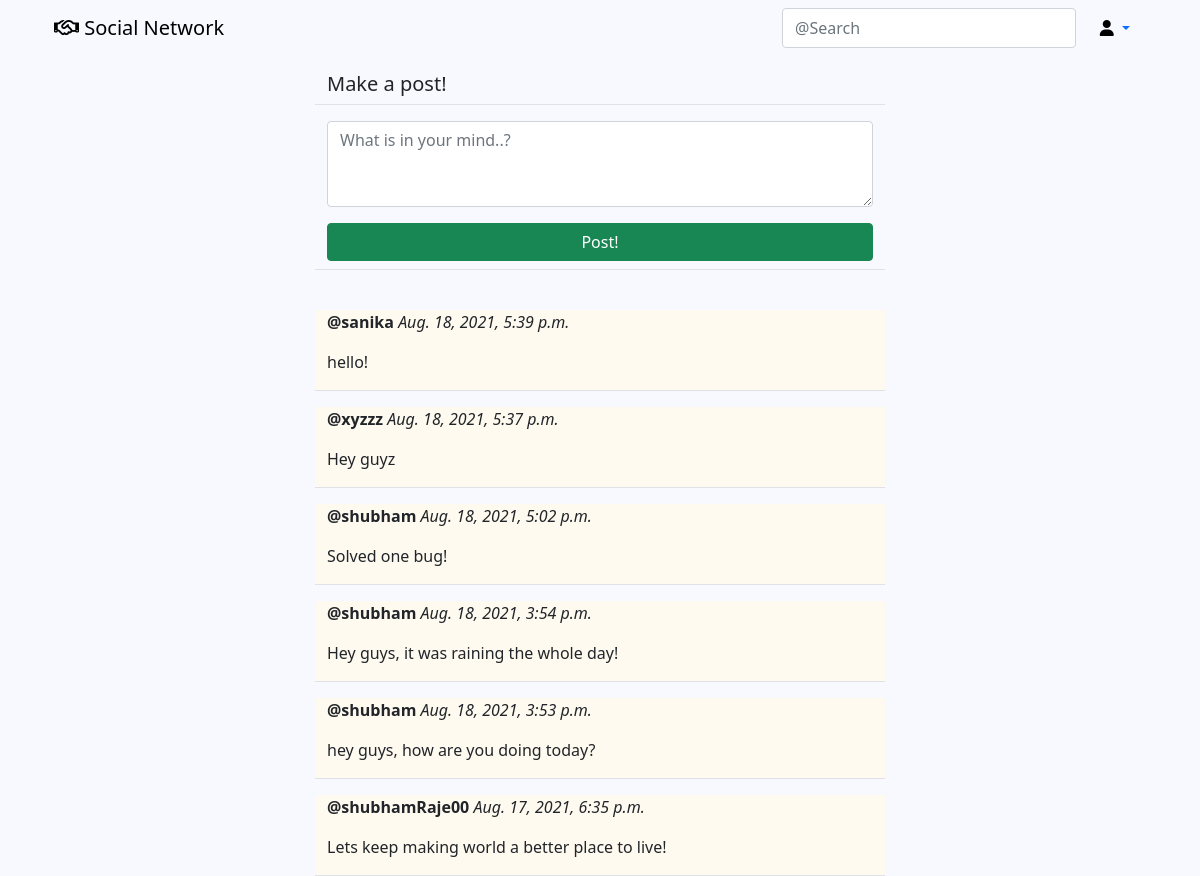
/social/ (signed in), run on the app's committed database.
### social/models.py (models this page shows, shortened)
class Post(models.Model):
	body = models.TextField()
	created_on = models.DateTimeField(default=timezone.now)
	author = models.ForeignKey(User, on_delete=models.CASCADE)

### social/views.py (the view, shortened to what this page needs)
# urls.py: path('', PostListView.as_view(), name="post-list"),
class PostListView(LoginRequiredMixin, View):
	def get(self, request, *args, **kwargs):
		posts = Post.objects.all().order_by('-created_on')
		form = PostForm
		context = {
			'post_list': posts,
			'form':form,
		}
		return render(request, 'social/post_list.html', context)

### social/templates/social/post_list.html (shortened to what this page needs)
{% extends 'landing/base.html' %}
{% load crispy_forms_tags %}
{% block content %}
	<div class="container">
			<div class="row justify-content-center mt-3">
				<div class="col col-md-6 border-bottom">
					<h5>Make a post!</h5>
				</div>
			</div>
			<div class="row justify-content-center mt-3">
				<div class="col col-md-6 border-bottom mb-4">
					<form class="mb-2" method="post">
						{{ form | crispy }}
						<div class="d-grid">
							<button class="btn btn-success mt-3">Post!</button>
						</div>
					</form>
				</div>
			</div>
		{% for post in post_list %}
			<div class="row justify-content-center mt-3" >
				<div class="col col-md-6 border-bottom position-relative" style="background-color: floralwhite;">
					<p><strong>@{{ post.author }}</strong> <i>{{ post.created_on }}</i></p>
					<p>{{ post.body }}</p>
				</div>
			</div>
		{% endfor %}
	</div>
{% endblock content %}

### data on the page
Post: author "sanika", created_on "Aug. 18, 2021, 5:39 p.m.", body "hello!"
Post: author "xyzzz", created_on "Aug. 18, 2021, 5:37 p.m.", body "Hey guyz"
Post: author "shubham", created_on "Aug. 18, 2021, 5:02 p.m.", body "Solved one bug!"
Post: author "shubham", created_on "Aug. 18, 2021, 3:54 p.m.", body "Hey guys, it was raining the whole day!"
Post: author "shubham", created_on "Aug. 18, 2021, 3:53 p.m.", body "hey guys, how are you doing today?"
Post: author "shubhamRaje00", created_on "Aug. 17, 2021, 6:35 p.m.", body "Lets keep making world a better place to live!"
